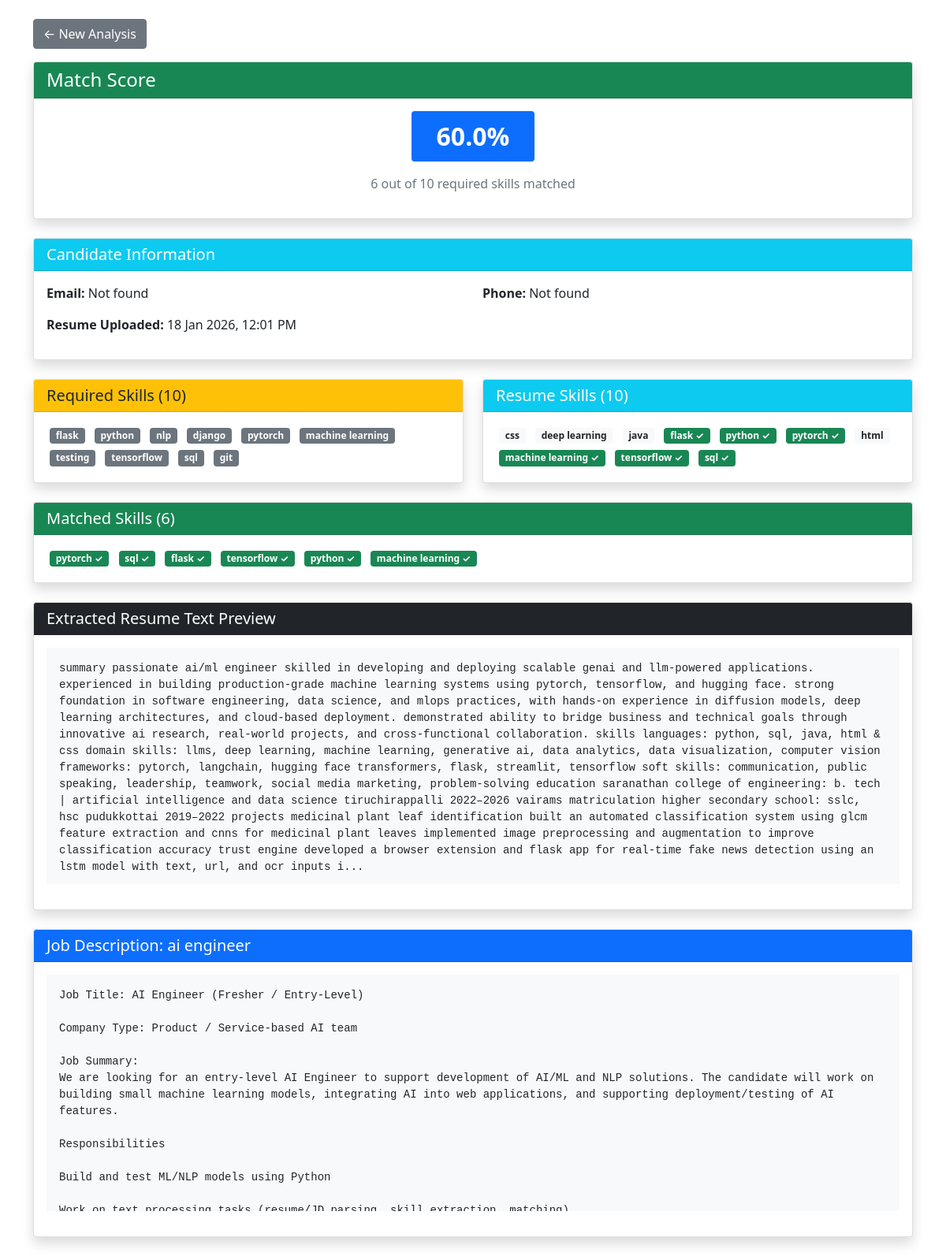
The app's page /result/1/ with its own data.
### screening/models.py (models this page shows, shortened)
class MatchResult(models.Model):
    resume = models.ForeignKey(Resume, on_delete=models.CASCADE)
    job = models.ForeignKey(Job, on_delete=models.CASCADE)
    score = models.FloatField()  # Match percentage 0-100
    matched_skills = models.TextField()  # Comma-separated or JSON
    created_at = models.DateTimeField(auto_now_add=True)

class Resume(models.Model):
    candidate_name = models.CharField(max_length=200, blank=True, null=True)
    email = models.EmailField(blank=True, null=True)
    phone = models.CharField(max_length=20, blank=True, null=True)
    resume_file = models.FileField(upload_to='resumes/')
    extracted_text = models.TextField(blank=True)
    created_at = models.DateTimeField(auto_now_add=True)

class Job(models.Model):
    job_title = models.CharField(max_length=200)
    description = models.TextField()
    created_at = models.DateTimeField(auto_now_add=True)

### screening/views.py (the view)
# urls.py: path('result/<int:match_id>/', views.result_view, name='result'),
def result_view(request, match_id):
    match_result = get_object_or_404(MatchResult, id=match_id)
    resume = match_result.resume
    job = match_result.job
    matched_skills = [s.strip() for s in match_result.matched_skills.split(',') if s.strip()]
    from .services.extractor import extract_skills
    resume_skills = extract_skills(resume.extracted_text)
    jd_skills = extract_skills(job.description)
    context = {
        'match_result': match_result,
        'resume': resume,
        'job': job,
        'resume_skills': resume_skills,
        'jd_skills': jd_skills,
        'matched_skills': matched_skills,
        'score': match_result.score,
        'extracted_text_preview': resume.extracted_text[:1500] + '...' if len(resume.extracted_text) > 500 else resume.extracted_text
    }
    return render(request, 'screening/result.html', context)

### screening/services/extractor.py (called while the page is built)
def extract_skills(text):
    text_lower = text.lower()
    found_skills = []
    for skill in SKILL_KEYWORDS:
        pattern = r'\b' + re.escape(skill.lower()) + r'\b'
        if re.search(pattern, text_lower):
            found_skills.append(skill)
    return list(set(found_skills))  # Remove duplicates

### screening/templates/screening/result.html (shortened to what this page needs)
<!DOCTYPE html>
<html lang="en">
<head>
    <link href="https://cdn.jsdelivr.net/npm/bootstrap@5.1.3/dist/css/bootstrap.min.css" rel="stylesheet">
</head>
<body>
    <div class="container mt-4">
        <div class="row">
            <div class="col-12">
                <a href="{% url 'analyze' %}" class="btn btn-secondary mb-3">← New Analysis</a>
                <div class="card shadow mb-4">
                    <div class="card-header bg-success text-white">
                        <h4 class="mb-0">Match Score</h4>
                    </div>
                    <div class="card-body text-center">
                        <div class="score-badge badge bg-primary">
                            {{ score }}%
                        </div>
                        <p class="mt-3 text-muted">{{ matched_skills|length }} out of {{ jd_skills|length }} required
                            skills matched</p>
                    </div>
                </div>
                <div class="card shadow mb-4">
                    <div class="card-header bg-info text-white">
                        <h5 class="mb-0">Candidate Information</h5>
                    </div>
                    <div class="card-body">
                        <div class="row">
                            <div class="col-md-6">
                                <p><strong>Email:</strong> {{ resume.email|default:"Not found" }}</p>
                            </div>
                            <div class="col-md-6">
                                <p><strong>Phone:</strong> {{ resume.phone|default:"Not found" }}</p>
                            </div>
                        </div>
                        <p><strong>Resume Uploaded:</strong> {{ resume.created_at|date:"d M Y, g:i A" }}</p>
                    </div>
                </div>
                <div class="row">
                    <div class="col-md-6 mb-4">
                        <div class="card shadow h-100">
                            <div class="card-header bg-warning text-dark">
                                <h5 class="mb-0">Required Skills ({{ jd_skills|length }})</h5>
                            </div>
                            <div class="card-body">
                                {% if jd_skills %}
                                {% for skill in jd_skills %}
                                <span class="badge bg-secondary skill-badge">{{ skill }}</span>
                                {% endfor %}
                                {% else %}
                                <p class="text-muted">No skills extracted from job description</p>
                                {% endif %}
                            </div>
                        </div>
                    </div>
                    <div class="col-md-6 mb-4">
                        <div class="card shadow h-100">
                            <div class="card-header bg-info text-white">
                                <h5 class="mb-0">Resume Skills ({{ resume_skills|length }})</h5>
                            </div>
                            <div class="card-body">
                                {% if resume_skills %}
                                {% for skill in resume_skills %}
                                {% if skill in matched_skills %}
                                <span class="badge bg-success skill-badge">{{ skill }} ✓</span>
                                {% else %}
                                <span class="badge bg-light text-dark skill-badge">{{ skill }}</span>
                                {% endif %}
                                {% endfor %}
                                {% else %}
                                <p class="text-muted">No skills extracted from resume</p>
                                {% endif %}
                            </div>
                        </div>
                    </div>
                </div>
                <div class="card shadow mb-4">
                    <div class="card-header bg-success text-white">
                        <h5 class="mb-0">Matched Skills ({{ matched_skills|length }})</h5>
                    </div>
                    <div class="card-body">
                        {% if matched_skills %}
                        {% for skill in matched_skills %}
                        <span class="badge bg-success skill-badge">{{ skill }} ✓</span>
                        {% endfor %}
                        {% else %}
                        <p class="text-muted">No matching skills found</p>
                        {% endif %}
                    </div>
                </div>
                <div class="card shadow mb-4">
                    <div class="card-header bg-dark text-white">
                        <h5 class="mb-0">Extracted Resume Text Preview</h5>
                    </div>
                    <div class="card-body">
                        <pre class="bg-light p-3"
                            style="max-height: 300px; overflow-y: auto; white-space: pre-wrap;">{{ extracted_text_preview }}</pre>
                    </div>
                </div>
                <div class="card shadow mb-4">
                    <div class="card-header bg-primary text-white">
                        <h5 class="mb-0">Job Description: {{ job.job_title }}</h5>
                    </div>
                    <div class="card-body">
                        <pre class="bg-light p-3"
                            style="max-height: 300px; overflow-y: auto; white-space: pre-wrap;">{{ job.description }}</pre>
                    </div>
                </div>
            </div>
        </div>
    </div>
</body>
</html>

### screening/templates/screening/result.html (style rules this page uses)
.score-badge { font-size: 2rem; padding: 1rem 2rem; }
.skill-badge { margin: 0.25rem; }

### records on screen
MatchResult: score "60.0"
Resume: email "Not found", phone "Not found", created_at "18 Jan 2026, 12:01 PM"
Job: job_title "ai engineer", description "Job Title: AI Engineer (Fresher / Entry-Level) Company Type: Product / Service-based AI team Job Summary: We are looking for an entry-level AI Engineer to support development of AI/ML and NLP solutions. The candidate will work on building small machine learning models, integrating AI into web applications, and supporting deployment/testing of AI features. Responsibilities Build and test ML/NLP models using Python…"

### other values on screen
{{ matched_skills|length }} "6"
{{ jd_skills|length }} "10"
{{ skill }} "flask" "python" "nlp" "django" "pytorch" "machine learning" "testing" "tensorflow" "sql" "git"
{{ resume_skills|length }} "10"
{{ skill }} "css" "deep learning" "java" "html"
{{ skill }} "flask" "python" "pytorch" "machine learning" "tensorflow" "sql"
{{ skill }} "pytorch" "sql" "flask" "tensorflow" "python" "machine learning"
